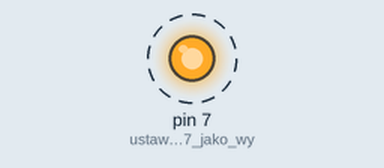
The sketch below on a simulated Arduino Uno, built with avr-gcc and run on an emulated ATmega328P. Shown: output pins drawn as LEDs (lit = HIGH). Dashed ring = blinking.

Above: at 0.02 s.
Timing chart, 0 to 3.0 s (numbered marks = the images above):
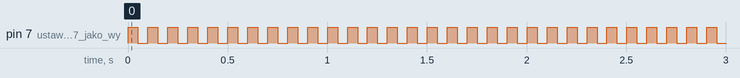

The sketch:

5.2_Regulacja_cz_stotliwo_ci_potencjometrem.ino
```cpp
double czestotliwosc = 10.0; //częstotliwośc w HZ. 1HZ = 1 cykl w ciągu sekundy


void setup() {
 pinMode(7, OUTPUT); //ustawienie pinu 7 jako wyjście dla diody
}


void loop() {
  digitalWrite(7, HIGH); //zapalenie diody
  delay(((1/czestotliwosc)/2*1000)); // Zamiana HZ na milisekundy i odczekanie połowy cyklu
  digitalWrite(7, LOW); //zapalenie diody
  delay(((1/czestotliwosc)/2*1000)); // Zamiana HZ na milisekundy i odczekanie połowy cyklu
}
```

Measured:
- by itself, pin 7 (ustawienie_pinu_7_jako_wy): alternates HIGH for 0.05 s and LOW for 0.05 s
